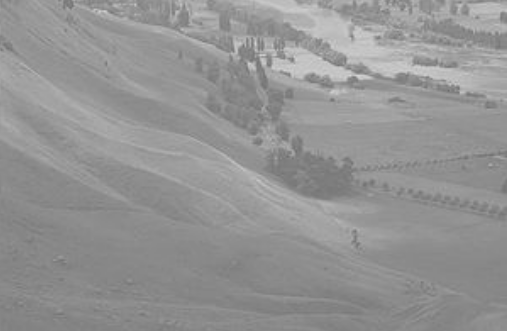
#> input picture cg-aula-300919/img/vale.png, 507 x 331 px
$ python distribuicao_acumulada.py
#> lines starting #> are read from the running program, lines starting #| are printed output that depends on the picture
import cv2
import numpy as np
from matplotlib import pyplot as plot

image = cv2.imread('./img/vale.png', 0)
#> image is the input picture: shape (331, 507); min 107, max 214, mean 147.5
cv2.imshow("Original", image)

hist, bins = np.histogram(image.flatten(), 256, [0, 256])
#> hist = 256 values, max 7540 at index 137, min 0 at index 0, mean 655.5; bins = 257 values from 0 to 256

cdf = hist.cumsum()
#> cdf = 256 values from 0 to 167817
cdf_norm = cdf * hist.max()/cdf.max()
#> cdf_norm = 256 values from 0 to 7540

cdf_m = np.ma.masked_equal(cdf, 0)
cdf_m = (cdf_m - cdf_m.min()) * 255 / (cdf_m.max() - cdf_m.min())
cdf = np.ma.filled(cdf_m, 0).astype('uint8')
#> cdf = 256 values from 0 to 255
image_eq = cdf[image]
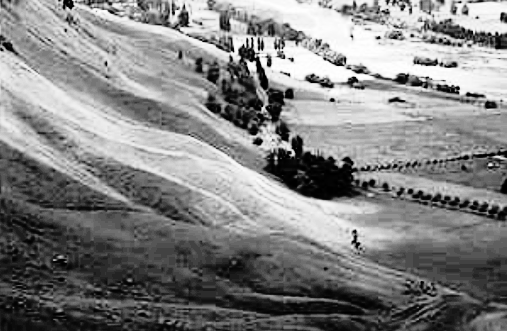
#> image_eq: shape (331, 507); min 0, max 255, mean 130.1
cv2.imshow("Image Equalized", image_eq)

plot.plot(cdf_norm, color = 'b')
plot.hist(image_eq.flatten(), 256, [0,256], color = 'r')
plot.xlim([0,256])
plot.legend(('cdf. histogram'), loc = 'upper left')
plot.savefig('./img/cumhist.png')
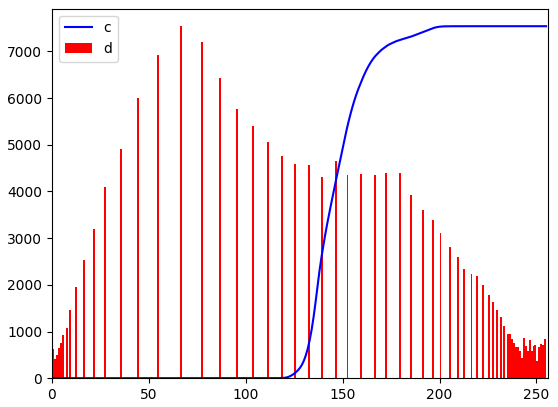
#> figure drawn by matplotlib, 1 panel; tallest bar 7540 high, from x = 66 to 67; curve peaks at x = 214, y = 7540
plot.show()

cv2.waitKey(0)
cv2.destroyAllWindows()
